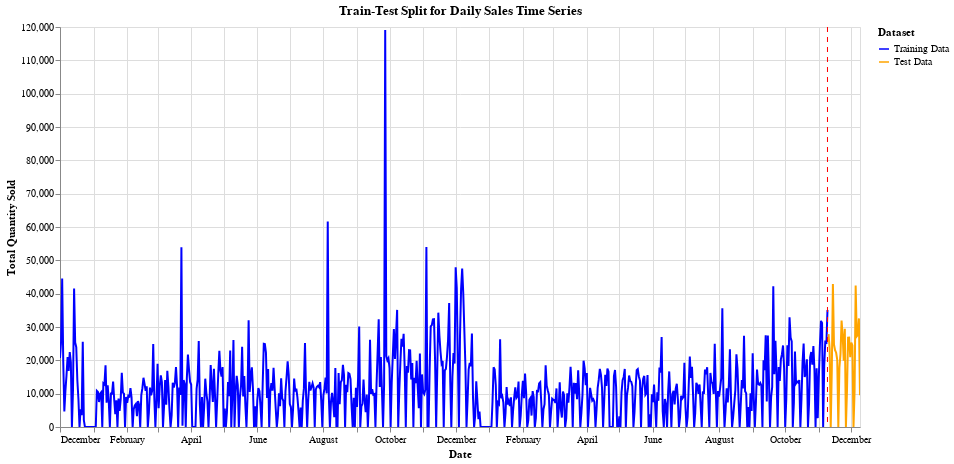

Notebook code for this chart:
### Code cell
# Step 3: Visualize the Train-Test Split with Altair
# Prepare data for Altair
plot_data = df.reset_index()
plot_data['Dataset'] = plot_data['invoice_date'].apply(lambda x: 'Test Data' if x > cutoff_date else 'Training Data')

# Create Altair line plot
line = alt.Chart(plot_data).mark_line().encode(
    x=alt.X('invoice_date:T', title='Date'),
    y=alt.Y('total_quantity:Q', title='Total Quantity Sold'),
    color=alt.Color('Dataset:N', scale=alt.Scale(domain=['Training Data', 'Test Data'], range=['blue', 'orange']))
).properties(
    title='Train-Test Split for Daily Sales Time Series',
    width=800,
    height=400
)

# Add vertical line for cutoff
cutoff_line = alt.Chart(pd.DataFrame({'invoice_date': [cutoff_date]})).mark_rule(color='red', strokeDash=[5, 5]).encode(
    x='invoice_date:T'
)

# Combine plot and cutoff line
chart = (line + cutoff_line).configure_axis(grid=True).interactive()

# Display or save the chart
chart.display()
# Optionally, save the chart if display doesn't work in your environment
# chart.save('train_test_split.html')

### Figure 1 — Vega-Lite specification as saved in the notebook (floating-point values rounded to 4 significant figures; data arrays with more than 128 entries replaced by an {"elided": "..."} marker saying what was removed)
{"config": {"view": {"continuousWidth": 300, "continuousHeight": 300}, "axis": {"grid": true}}, "layer": [{"data": {"name": "data-26cf7767ce6101656c1efd0725159372"}, "mark": {"type": "line"}, "encoding": {"color": {"field": "Dataset", "scale": {"domain": ["Training Data", "Test Data"], "range": ["blue", "orange"]}, "type": "nominal"}, "x": {"field": "invoice_date", "title": "Date", "type": "temporal"}, "y": {"field": "total_quantity", "title": "Total Quantity Sold", "type": "quantitative"}}, "name": "view_1", "title": "Train-Test Split for Daily Sales Time Series"}, {"data": {"name": "data-71b26395b9ce7175ef390340c8cbf397"}, "mark": {"type": "rule", "color": "red", "strokeDash": [5, 5]}, "encoding": {"x": {"field": "invoice_date", "type": "temporal"}}}], "height": 400, "params": [{"name": "param_1", "select": {"type": "interval", "encodings": ["x", "y"]}, "bind": "scales", "views": ["view_1"]}], "width": 800, "$schema": "https://vega.github.io/schema/vega-lite/v5.20.1.json", "datasets": {"data-26cf7767ce6101656c1efd0725159372": {"elided": "739 records"}, "data-71b26395b9ce7175ef390340c8cbf397": [{"invoice_date": "2011-11-09T00:00:00"}]}}
